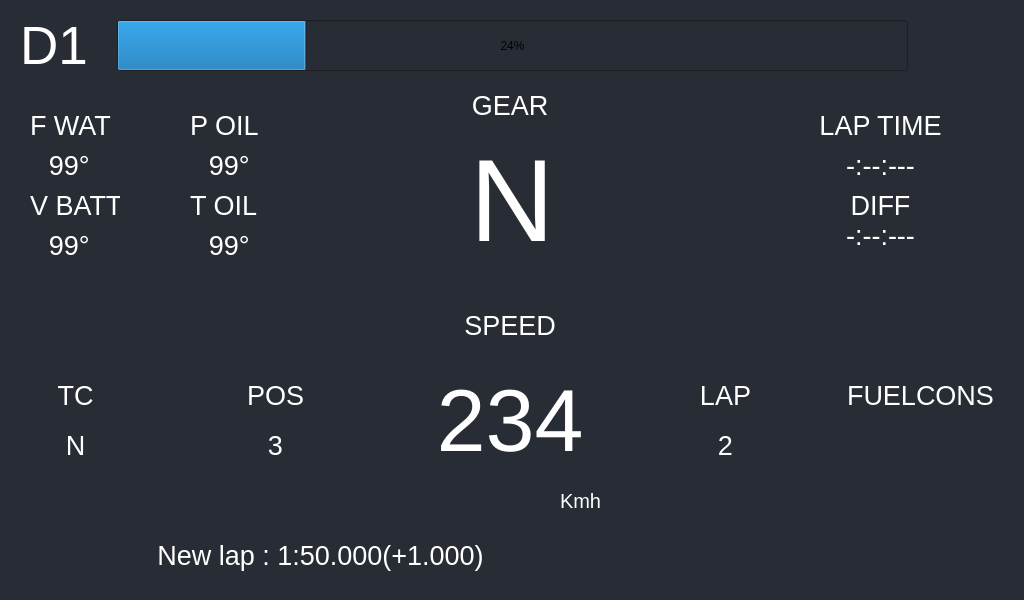
<?xml version="1.0" encoding="UTF-8"?>
<ui version="4.0">
 <class>DashBoard</class>
 <widget class="QWidget" name="DashBoard">
  <property name="geometry">
   <rect>
    <x>0</x>
    <y>0</y>
    <width>1024</width>
    <height>600</height>
   </rect>
  </property>
  <property name="windowTitle">
   <string>Form</string>
  </property>
  <property name="styleSheet">
   <string notr="true">QWidget{
	background-color: rgb(40, 44, 52);
}
QLabel { 
	color: white;
}</string>
  </property>
  <widget class="QLabel" name="td_lapTime">
   <property name="geometry">
    <rect>
     <x>770</x>
     <y>150</y>
     <width>221</width>
     <height>31</height>
    </rect>
   </property>
   <property name="font">
    <font>
     <pointsize>20</pointsize>
    </font>
   </property>
   <property name="text">
    <string>-:--:---</string>
   </property>
   <property name="alignment">
    <set>Qt::AlignCenter</set>
   </property>
  </widget>
  <widget class="QLabel" name="label_oilTemperature">
   <property name="geometry">
    <rect>
     <x>190</x>
     <y>190</y>
     <width>71</width>
     <height>31</height>
    </rect>
   </property>
   <property name="font">
    <font>
     <pointsize>20</pointsize>
    </font>
   </property>
   <property name="text">
    <string>T OIL</string>
   </property>
  </widget>
  <widget class="QLabel" name="label_speed">
   <property name="geometry">
    <rect>
     <x>450</x>
     <y>310</y>
     <width>120</width>
     <height>31</height>
    </rect>
   </property>
   <property name="font">
    <font>
     <pointsize>20</pointsize>
    </font>
   </property>
   <property name="text">
    <string>SPEED</string>
   </property>
   <property name="alignment">
    <set>Qt::AlignCenter</set>
   </property>
  </widget>
  <widget class="QLabel" name="label_waterTemperature">
   <property name="geometry">
    <rect>
     <x>30</x>
     <y>110</y>
     <width>90</width>
     <height>31</height>
    </rect>
   </property>
   <property name="font">
    <font>
     <pointsize>20</pointsize>
    </font>
   </property>
   <property name="text">
    <string>F WAT</string>
   </property>
  </widget>
  <widget class="QLabel" name="label_position">
   <property name="geometry">
    <rect>
     <x>240</x>
     <y>380</y>
     <width>71</width>
     <height>31</height>
    </rect>
   </property>
   <property name="font">
    <font>
     <pointsize>20</pointsize>
    </font>
   </property>
   <property name="text">
    <string>POS</string>
   </property>
   <property name="alignment">
    <set>Qt::AlignCenter</set>
   </property>
  </widget>
  <widget class="QLabel" name="td_oilTemperature">
   <property name="geometry">
    <rect>
     <x>190</x>
     <y>230</y>
     <width>71</width>
     <height>31</height>
    </rect>
   </property>
   <property name="font">
    <font>
     <pointsize>20</pointsize>
    </font>
   </property>
   <property name="text">
    <string> 99°</string>
   </property>
   <property name="alignment">
    <set>Qt::AlignCenter</set>
   </property>
  </widget>
  <widget class="QProgressBar" name="progressBar">
   <property name="geometry">
    <rect>
     <x>117</x>
     <y>20</y>
     <width>791</width>
     <height>51</height>
    </rect>
   </property>
   <property name="value">
    <number>24</number>
   </property>
  </widget>
  <widget class="QLabel" name="label_tractionControl">
   <property name="geometry">
    <rect>
     <x>30</x>
     <y>380</y>
     <width>91</width>
     <height>31</height>
    </rect>
   </property>
   <property name="font">
    <font>
     <pointsize>20</pointsize>
    </font>
   </property>
   <property name="text">
    <string>TC</string>
   </property>
   <property name="alignment">
    <set>Qt::AlignCenter</set>
   </property>
  </widget>
  <widget class="QLabel" name="label_lap">
   <property name="geometry">
    <rect>
     <x>690</x>
     <y>380</y>
     <width>71</width>
     <height>31</height>
    </rect>
   </property>
   <property name="font">
    <font>
     <pointsize>20</pointsize>
    </font>
   </property>
   <property name="text">
    <string>LAP</string>
   </property>
   <property name="alignment">
    <set>Qt::AlignCenter</set>
   </property>
  </widget>
  <widget class="QLabel" name="td_oilPressure">
   <property name="geometry">
    <rect>
     <x>190</x>
     <y>150</y>
     <width>71</width>
     <height>31</height>
    </rect>
   </property>
   <property name="font">
    <font>
     <pointsize>20</pointsize>
    </font>
   </property>
   <property name="text">
    <string> 99°</string>
   </property>
   <property name="alignment">
    <set>Qt::AlignCenter</set>
   </property>
  </widget>
  <widget class="QLabel" name="td_waterTemperature">
   <property name="geometry">
    <rect>
     <x>30</x>
     <y>150</y>
     <width>71</width>
     <height>31</height>
    </rect>
   </property>
   <property name="font">
    <font>
     <pointsize>20</pointsize>
    </font>
   </property>
   <property name="text">
    <string> 99°</string>
   </property>
   <property name="alignment">
    <set>Qt::AlignCenter</set>
   </property>
  </widget>
  <widget class="QLabel" name="label_difference">
   <property name="geometry">
    <rect>
     <x>770</x>
     <y>190</y>
     <width>221</width>
     <height>31</height>
    </rect>
   </property>
   <property name="font">
    <font>
     <pointsize>20</pointsize>
    </font>
   </property>
   <property name="text">
    <string>DIFF</string>
   </property>
   <property name="alignment">
    <set>Qt::AlignCenter</set>
   </property>
  </widget>
  <widget class="QLabel" name="td_difference">
   <property name="geometry">
    <rect>
     <x>770</x>
     <y>220</y>
     <width>221</width>
     <height>31</height>
    </rect>
   </property>
   <property name="font">
    <font>
     <pointsize>20</pointsize>
    </font>
   </property>
   <property name="text">
    <string>-:--:---</string>
   </property>
   <property name="alignment">
    <set>Qt::AlignCenter</set>
   </property>
  </widget>
  <widget class="QLabel" name="label_oilPressure">
   <property name="geometry">
    <rect>
     <x>190</x>
     <y>110</y>
     <width>71</width>
     <height>31</height>
    </rect>
   </property>
   <property name="font">
    <font>
     <pointsize>20</pointsize>
    </font>
   </property>
   <property name="text">
    <string>P OIL</string>
   </property>
  </widget>
  <widget class="QLabel" name="td_gear">
   <property name="geometry">
    <rect>
     <x>312</x>
     <y>140</y>
     <width>400</width>
     <height>121</height>
    </rect>
   </property>
   <property name="font">
    <font>
     <pointsize>88</pointsize>
    </font>
   </property>
   <property name="styleSheet">
    <string notr="true">font-color:red</string>
   </property>
   <property name="text">
    <string>N</string>
   </property>
   <property name="alignment">
    <set>Qt::AlignCenter</set>
   </property>
  </widget>
  <widget class="QLabel" name="label_gear">
   <property name="geometry">
    <rect>
     <x>450</x>
     <y>90</y>
     <width>120</width>
     <height>31</height>
    </rect>
   </property>
   <property name="font">
    <font>
     <pointsize>20</pointsize>
    </font>
   </property>
   <property name="text">
    <string>GEAR</string>
   </property>
   <property name="alignment">
    <set>Qt::AlignCenter</set>
   </property>
  </widget>
  <widget class="QLabel" name="label_21">
   <property name="geometry">
    <rect>
     <x>30</x>
     <y>540</y>
     <width>581</width>
     <height>31</height>
    </rect>
   </property>
   <property name="font">
    <font>
     <pointsize>20</pointsize>
    </font>
   </property>
   <property name="text">
    <string>New lap : 1:50.000(+1.000)</string>
   </property>
   <property name="alignment">
    <set>Qt::AlignCenter</set>
   </property>
  </widget>
  <widget class="QLabel" name="label_page">
   <property name="geometry">
    <rect>
     <x>20</x>
     <y>20</y>
     <width>91</width>
     <height>51</height>
    </rect>
   </property>
   <property name="font">
    <font>
     <pointsize>40</pointsize>
    </font>
   </property>
   <property name="text">
    <string>D1</string>
   </property>
  </widget>
  <widget class="QLabel" name="td_speedUint">
   <property name="geometry">
    <rect>
     <x>560</x>
     <y>490</y>
     <width>51</width>
     <height>21</height>
    </rect>
   </property>
   <property name="font">
    <font>
     <pointsize>15</pointsize>
    </font>
   </property>
   <property name="text">
    <string>Kmh</string>
   </property>
  </widget>
  <widget class="QLabel" name="label_batteryVoltage">
   <property name="geometry">
    <rect>
     <x>30</x>
     <y>190</y>
     <width>90</width>
     <height>31</height>
    </rect>
   </property>
   <property name="font">
    <font>
     <pointsize>20</pointsize>
    </font>
   </property>
   <property name="text">
    <string>V BATT</string>
   </property>
  </widget>
  <widget class="QLabel" name="td_speed">
   <property name="geometry">
    <rect>
     <x>410</x>
     <y>360</y>
     <width>200</width>
     <height>121</height>
    </rect>
   </property>
   <property name="font">
    <font>
     <pointsize>66</pointsize>
    </font>
   </property>
   <property name="text">
    <string>234</string>
   </property>
   <property name="alignment">
    <set>Qt::AlignCenter</set>
   </property>
  </widget>
  <widget class="QLabel" name="td_batteryVoltage">
   <property name="geometry">
    <rect>
     <x>30</x>
     <y>230</y>
     <width>71</width>
     <height>31</height>
    </rect>
   </property>
   <property name="font">
    <font>
     <pointsize>20</pointsize>
    </font>
   </property>
   <property name="text">
    <string> 99°</string>
   </property>
   <property name="alignment">
    <set>Qt::AlignCenter</set>
   </property>
  </widget>
  <widget class="QLabel" name="label_lapTime">
   <property name="geometry">
    <rect>
     <x>770</x>
     <y>110</y>
     <width>221</width>
     <height>31</height>
    </rect>
   </property>
   <property name="font">
    <font>
     <pointsize>20</pointsize>
    </font>
   </property>
   <property name="text">
    <string>LAP TIME</string>
   </property>
   <property name="alignment">
    <set>Qt::AlignCenter</set>
   </property>
  </widget>
  <widget class="QLabel" name="label_20">
   <property name="geometry">
    <rect>
     <x>840</x>
     <y>380</y>
     <width>161</width>
     <height>31</height>
    </rect>
   </property>
   <property name="font">
    <font>
     <pointsize>20</pointsize>
    </font>
   </property>
   <property name="text">
    <string>FUELCONS</string>
   </property>
   <property name="alignment">
    <set>Qt::AlignCenter</set>
   </property>
  </widget>
  <widget class="QLabel" name="td_position">
   <property name="geometry">
    <rect>
     <x>240</x>
     <y>430</y>
     <width>71</width>
     <height>31</height>
    </rect>
   </property>
   <property name="font">
    <font>
     <pointsize>20</pointsize>
    </font>
   </property>
   <property name="text">
    <string>3</string>
   </property>
   <property name="alignment">
    <set>Qt::AlignCenter</set>
   </property>
  </widget>
  <widget class="QLabel" name="td_tractionControl">
   <property name="geometry">
    <rect>
     <x>40</x>
     <y>430</y>
     <width>71</width>
     <height>31</height>
    </rect>
   </property>
   <property name="font">
    <font>
     <pointsize>20</pointsize>
    </font>
   </property>
   <property name="text">
    <string>N</string>
   </property>
   <property name="alignment">
    <set>Qt::AlignCenter</set>
   </property>
  </widget>
  <widget class="QLabel" name="td_currentLap">
   <property name="geometry">
    <rect>
     <x>690</x>
     <y>430</y>
     <width>71</width>
     <height>31</height>
    </rect>
   </property>
   <property name="font">
    <font>
     <pointsize>20</pointsize>
    </font>
   </property>
   <property name="text">
    <string>2</string>
   </property>
   <property name="alignment">
    <set>Qt::AlignCenter</set>
   </property>
  </widget>
 </widget>
 <resources/>
 <connections/>
</ui>
